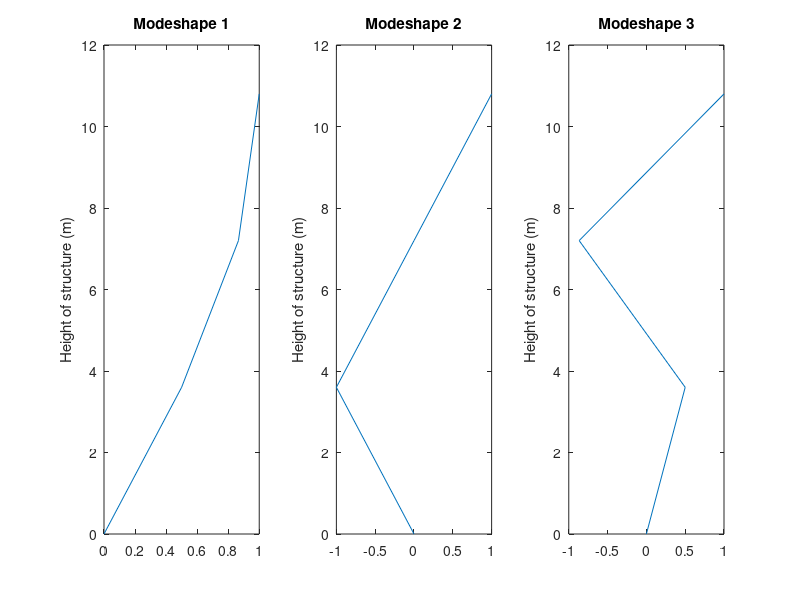

Reproduce this figure in MATLAB.
%3.1
% Material properties and geometry
E = 0.209e9;  % kN/m^2
I = 1.5796e-2;  % m^4
h = 3.6;  % meters
m = 500;  % kN/(m/s^2)

% mass and stiffness matrices
M = diag([2*m, 2*m, m]);
k = 12*E*I/(h^3);
K = [k+k, -k, 0; -k, k+k, -k; 0, -k, k];

%Damping matrix
C = zeros(3);

% eigenvalues and eigenvectors
[modeshape, fr] = eig(K, M)
frequencies = sqrt(diag(fr))/(2*pi)

% Normalization and display of mode shapes
modeshapen = modeshape ./ modeshape(3,:);
display(modeshapen);

% Plot mode shapes
Height = [0, 3.6, 7.2, 10.8];
for i = 1:3
    subplot(1,3,i);
    plot([0; modeshapen(:,i)], Height);
    ylabel('Height of structure (m)');
    title(['Modeshape ', num2str(i)]);
end






